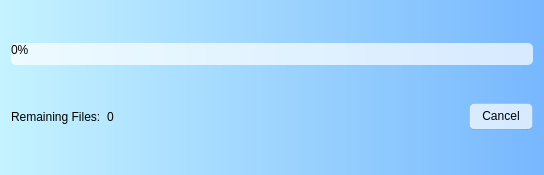
<?xml version="1.0" encoding="UTF-8"?>
<ui version="4.0">
 <class>ProgressDialog</class>
 <widget class="QDialog" name="ProgressDialog">
  <property name="geometry">
   <rect>
    <x>0</x>
    <y>0</y>
    <width>544</width>
    <height>175</height>
   </rect>
  </property>
  <property name="windowTitle">
   <string>Progress</string>
  </property>
  <property name="styleSheet">
   <string notr="true">background-color: qlineargradient(x1:0, y1:0.5, x2:1, y2:0.5, stop:0 #c5f3ff, stop:1 #77b7fe); 
border-radius: 15%;</string>
  </property>
  <layout class="QGridLayout" name="gridLayout">
   <item row="0" column="0" colspan="4">
    <widget class="QProgressBar" name="progressBar">
     <property name="styleSheet">
      <string notr="true">QProgressBar::chunk { background: #aad0e5; border-radius:5px; }
QProgressBar { background: rgba(255, 255, 255, 0.7); border-radius:5px; }
</string>
     </property>
     <property name="value">
      <number>0</number>
     </property>
    </widget>
   </item>
   <item row="1" column="0">
    <widget class="QLabel" name="label">
     <property name="autoFillBackground">
      <bool>false</bool>
     </property>
     <property name="styleSheet">
      <string notr="true">background: transparent;</string>
     </property>
     <property name="text">
      <string>Remaining Files:</string>
     </property>
    </widget>
   </item>
   <item row="1" column="1">
    <widget class="QLabel" name="labRemaining">
     <property name="styleSheet">
      <string notr="true">background: transparent;</string>
     </property>
     <property name="text">
      <string>0</string>
     </property>
    </widget>
   </item>
   <item row="1" column="2">
    <spacer name="horizontalSpacer">
     <property name="orientation">
      <enum>Qt::Horizontal</enum>
     </property>
     <property name="sizeHint" stdset="0">
      <size>
       <width>303</width>
       <height>20</height>
      </size>
     </property>
    </spacer>
   </item>
   <item row="1" column="3">
    <widget class="QPushButton" name="btnCancel">
     <property name="styleSheet">
      <string notr="true">QPushButton {
	color: black;
    background: rgba(255, 255, 255, 0.7);
    border: 1px solid rgba(0, 0, 0, 0.073);
    border-bottom: 1px solid rgba(0, 0, 0, 0.183);
    border-radius: 5px;
    padding: 5px 12px 6px 12px;
    outline: none;
}</string>
     </property>
     <property name="text">
      <string>Cancel</string>
     </property>
    </widget>
   </item>
  </layout>
 </widget>
 <resources/>
 <connections/>
</ui>
